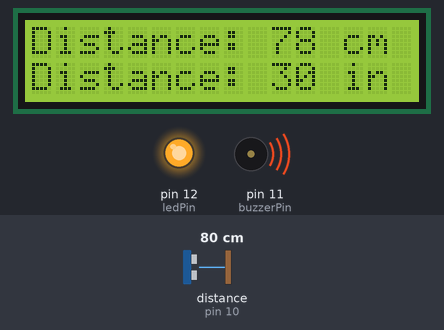
Recording of a sketch running on a simulated Arduino Uno, built with avr-gcc and run on an emulated ATmega328P. Parts: 16×2 character LCD, output pins drawn as LEDs (lit = HIGH), buzzer (waves = sounding, pin HIGH). Wiring (inferred from the names in the program): ultrasonic range finder: trigger pin 9; echo pin 10. The inputs (shaded band) are chosen by the test bench; at power-on: distance to the obstacle (sensor on pin 10) 80 cm. The echo pulse lasts 58.3 µs per cm; pins used as bus, display or sensor lines are not drawn.

Above: at 1.2 s.
1.3 s: distance to the obstacle (sensor on pin 10) set to 18 cm
At 2.6 s:
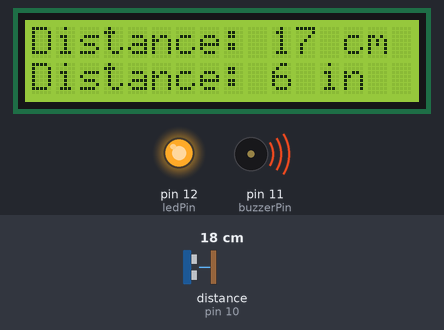
2.9 s: distance to the obstacle (sensor on pin 10) set to 13 cm
At 3.17 s:
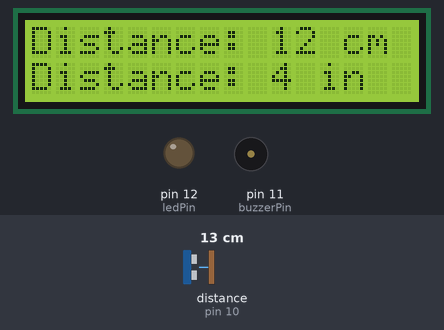
5.2 s: distance to the obstacle (sensor on pin 10) set to 2 cm
At 6.3 s:
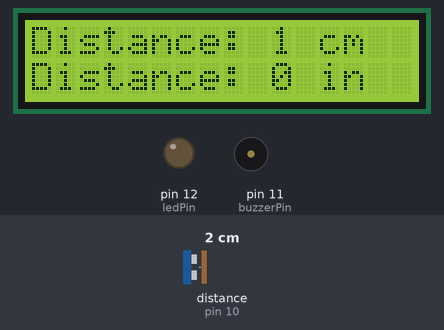
Timing chart, 0 to 8.2 s (numbered marks = the images above; inputs shaded):
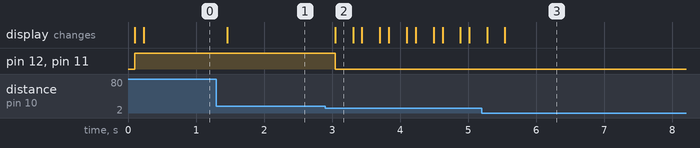

The sketch:

DistanceSensor.ino
```cpp
#include <Wire.h>
#include <LiquidCrystal_I2C.h>

// LCD setup: address 0x27, 16 columns, 2 rows
LiquidCrystal_I2C lcd(0x27, 16, 2);

// Ultrasonic sensor pins
const int trigPin = 9;
const int echoPin = 10;

// Output pins
const int buzzerPin = 11;
const int ledPin = 12;

// Variables for duration and distance
long duration;
int distanceCm, distanceInch;

void setup() {
    // Initialize LCD
    lcd.begin(16, 2);
    lcd.backlight();

    // Set pin modes
    pinMode(trigPin, OUTPUT);
    pinMode(echoPin, INPUT);
    pinMode(buzzerPin, OUTPUT);
    pinMode(ledPin, OUTPUT);
}

void loop() {
    // Send ultrasonic pulse
    digitalWrite(trigPin, LOW);
    delayMicroseconds(2);
    digitalWrite(trigPin, HIGH);
    delayMicroseconds(10);
    digitalWrite(trigPin, LOW);

    // Measure pulse duration from echo
    duration = pulseIn(echoPin, HIGH);

    // Calculate distances
    distanceCm = duration * 0.034 / 2;     // cm
    distanceInch = duration * 0.0133 / 2;  // inches

    // Display distances on LCD
    lcd.setCursor(0, 0);
    lcd.print("Distance: " + String(distanceCm) + " cm ");
    lcd.setCursor(0, 1);
    lcd.print("Distance: " + String(distanceInch) + " in ");

    // Alert if object is closer or farther than threshold
    if (distanceInch > 5) {
        digitalWrite(buzzerPin, HIGH); // Turn on buzzer
        digitalWrite(ledPin, HIGH);    // Turn on LED
    } else {
        digitalWrite(buzzerPin, LOW);  // Turn off buzzer
        digitalWrite(ledPin, LOW);     // Turn off LED
    }

    delay(100); // Short delay for stability
}
```

Measured:
- the behaviour switches between 16 and 15 cm on distance to the obstacle (sensor on pin 10) (found by bisection; images 1 and 2)
- after the input at 1.3 s, the display: changes after 0.16 s (image 1)
- after the input at 2.9 s, pin 12 (ledPin), pin 11 (buzzerPin): HIGH → LOW after 0.14 s; the display: changes after 0.14 s (image 2)
- after the input at 5.2 s, the display: first changes after 0.08 s (image 3 shows a later state)
